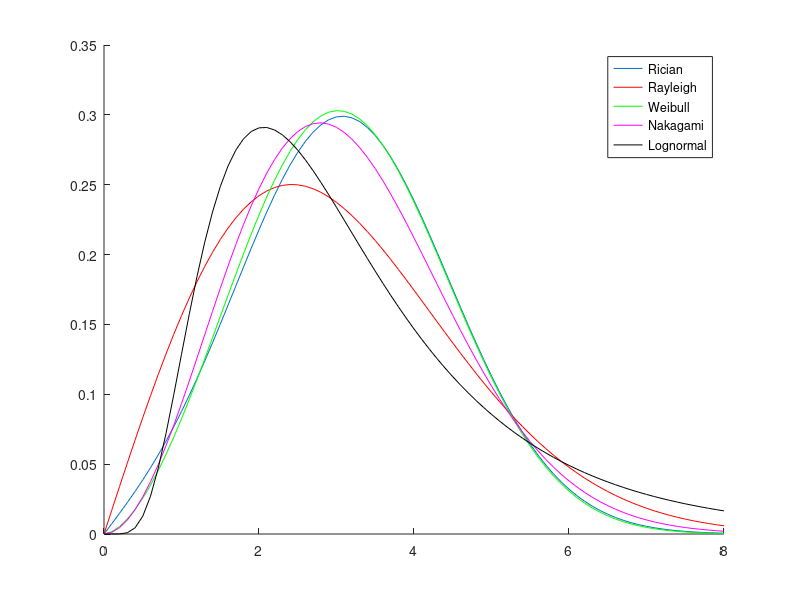

Here is the MATLAB script that generated this plot:
x = [2.242798171 
    3.313978085 
    1.027154664 
    3.463278428 
    5.156914764 
    3.857765105];

pd_rician = fitdist(x,'Rician');
pd_rayleigh = fitdist(x,'Rayleigh');
pd_weibull = fitdist(x,'Weibull');
pd_nakagami = fitdist(x,'Nakagami');
pd_lognormal = fitdist(x,'Lognormal');

x_pdf = [0:0.1:8]; 

y_rician = pdf(pd_rician,x_pdf);   
y_rayleigh = pdf(pd_rayleigh,x_pdf);   
y_weibull = pdf(pd_weibull,x_pdf);   
y_nakagami = pdf(pd_nakagami,x_pdf);   
y_lognormal = pdf(pd_lognormal,x_pdf);  

hold on
line(x_pdf,y_rician)
line(x_pdf,y_rayleigh,'Color','red')
line(x_pdf,y_weibull,'Color','green')
line(x_pdf,y_nakagami,'Color','magenta')
line(x_pdf,y_lognormal,'Color','black')
legend({'Rician','Rayleigh','Weibull','Nakagami', 'Lognormal'});
hold off


